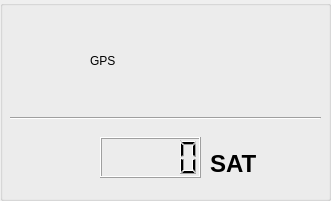
     <widget class="QGroupBox" name="groupBox_11">
      <property name="geometry">
       <rect>
        <x>1230</x>
        <y>460</y>
        <width>331</width>
        <height>201</height>
       </rect>
      </property>
      <property name="title">
       <string/>
      </property>
      <widget class="QLabel" name="pitch_roll_graph_label_5">
       <property name="geometry">
        <rect>
         <x>20</x>
         <y>40</y>
         <width>51</width>
         <height>51</height>
        </rect>
       </property>
       <property name="text">
        <string/>
       </property>
       <property name="pixmap">
        <pixmap>gps_sensor.png</pixmap>
       </property>
       <property name="scaledContents">
        <bool>true</bool>
       </property>
      </widget>
      <widget class="QLabel" name="gps_sensor_text">
       <property name="geometry">
        <rect>
         <x>90</x>
         <y>40</y>
         <width>171</width>
         <height>41</height>
        </rect>
       </property>
       <property name="styleSheet">
        <string notr="true"/>
       </property>
       <property name="text">
        <string>GPS</string>
       </property>
      </widget>
      <widget class="QLCDNumber" name="total_esc_lcd_5">
       <property name="geometry">
        <rect>
         <x>100</x>
         <y>137</y>
         <width>101</width>
         <height>41</height>
        </rect>
       </property>
       <property name="digitCount">
        <number>5</number>
       </property>
       <property name="value" stdset="0">
        <double>0.000000000000000</double>
       </property>
       <property name="intValue" stdset="0">
        <number>0</number>
       </property>
      </widget>
      <widget class="QLabel" name="sensor_verileri_title_35">
       <property name="geometry">
        <rect>
         <x>210</x>
         <y>143</y>
         <width>171</width>
         <height>41</height>
        </rect>
       </property>
       <property name="styleSheet">
        <string notr="true">QLabel
{
	font-family: Arial;
	font-style: normal;
	font-size: 18pt;
	font-weight: bold;
}</string>
       </property>
       <property name="text">
        <string>SAT</string>
       </property>
      </widget>
      <widget class="Line" name="line_8">
       <property name="geometry">
        <rect>
         <x>10</x>
         <y>110</y>
         <width>311</width>
         <height>16</height>
        </rect>
       </property>
       <property name="orientation">
        <enum>Qt::Horizontal</enum>
       </property>
      </widget>
     </widget>
